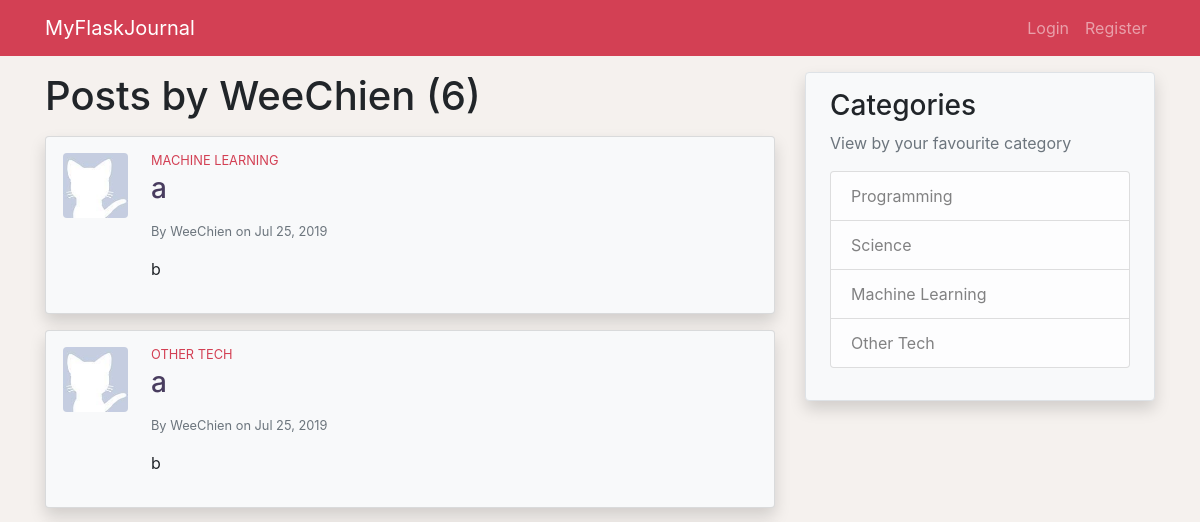
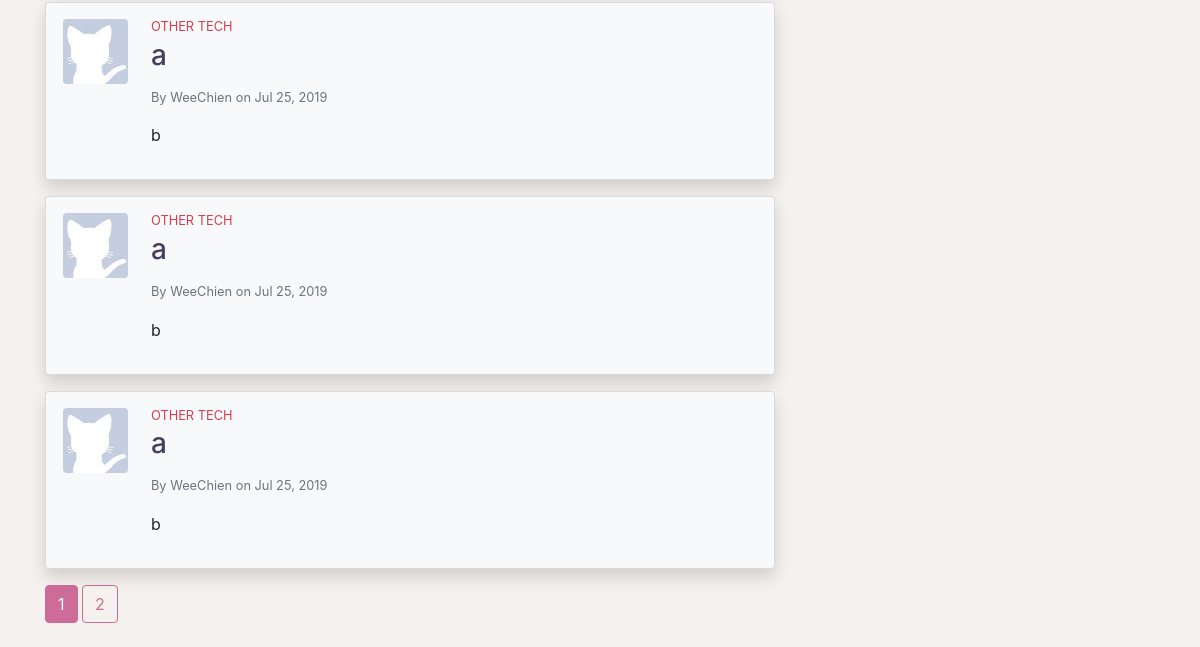
Before: /user/WeeChien with the older database file (2 pictures, top to bottom).
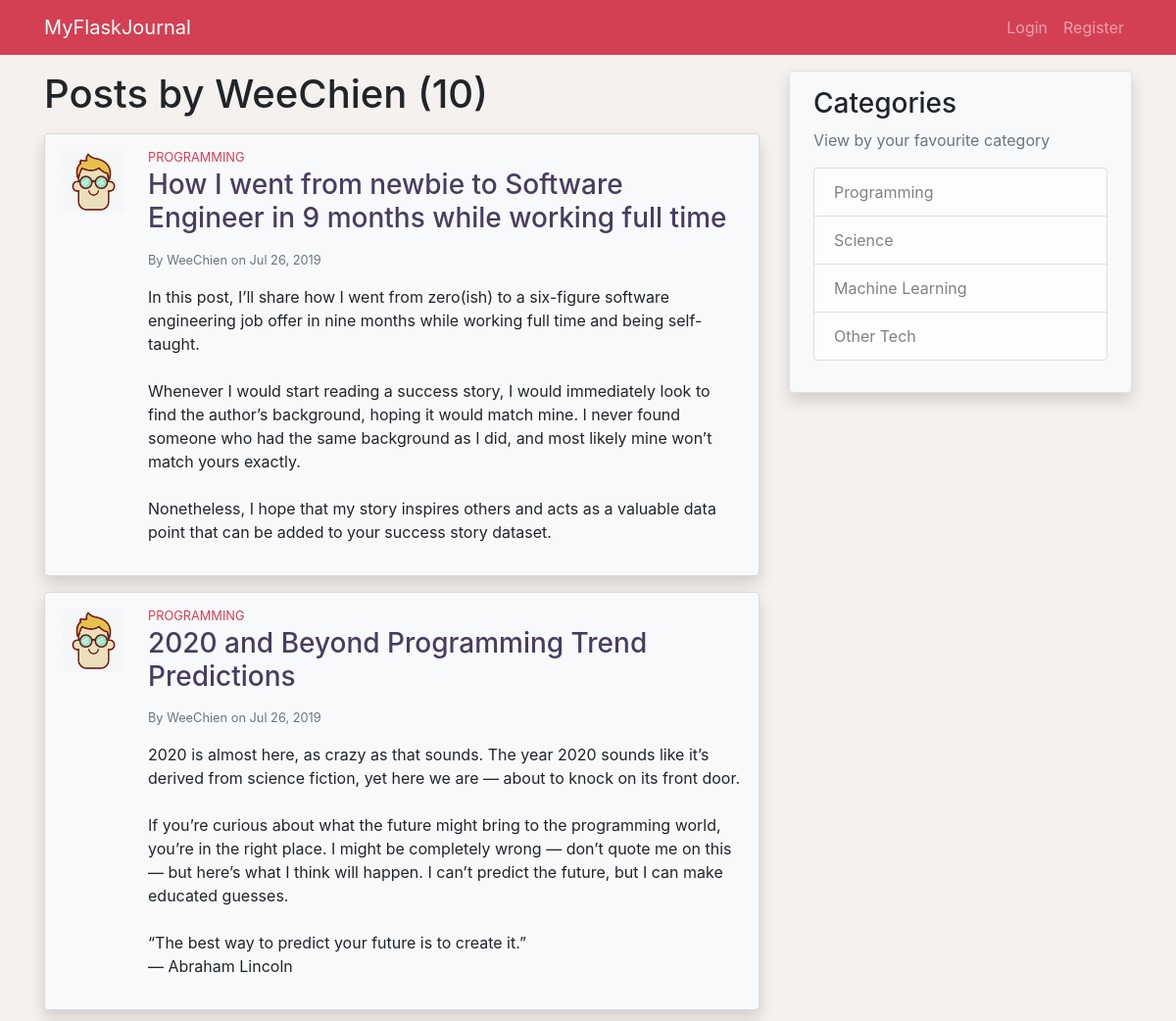
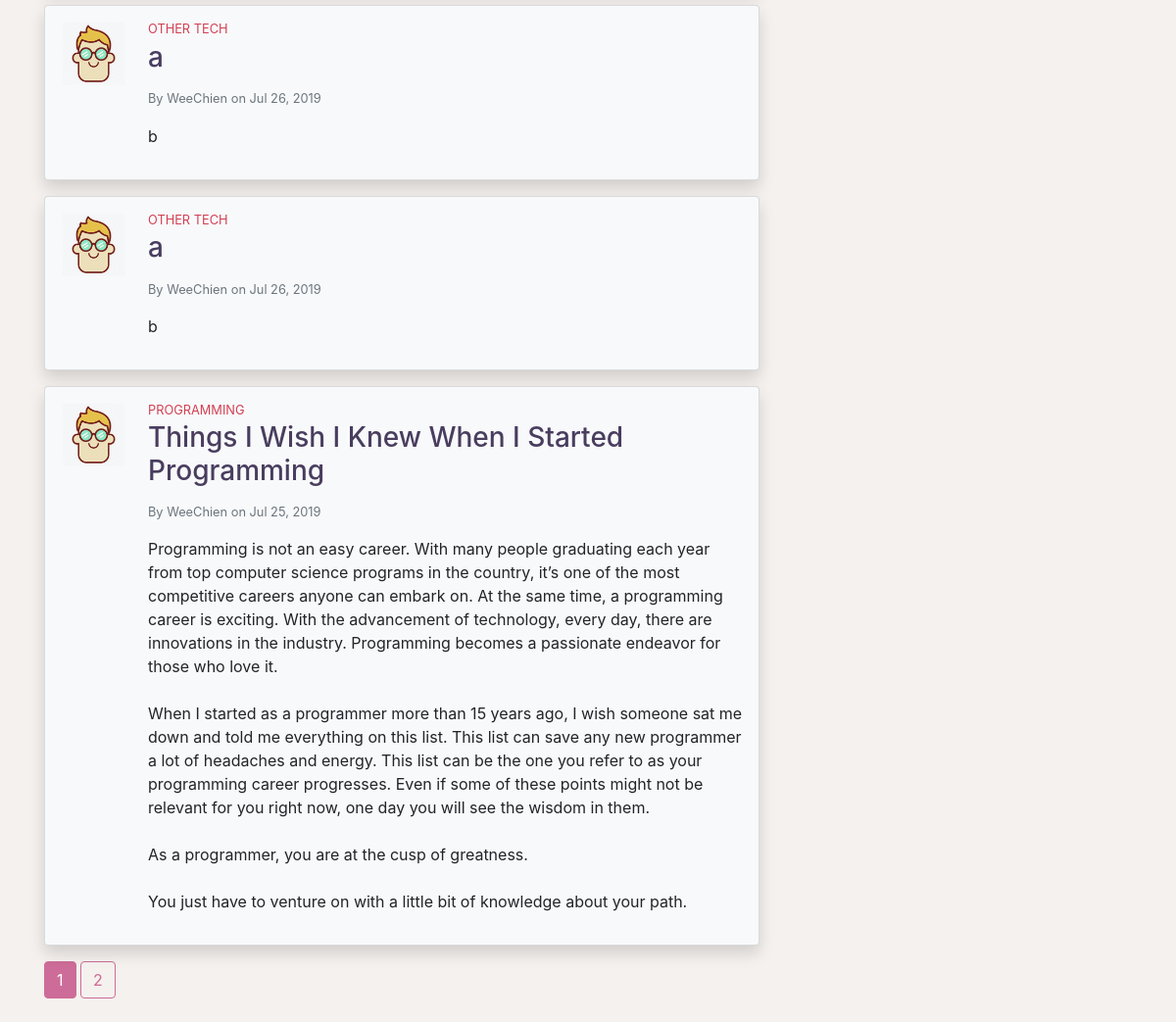
After: the same page with the newer database file (2 pictures, top to bottom).
### application/models.py (models this page shows, shortened)
class Post(db.Model):
    id = db.Column(db.Integer, primary_key=True)
    title = db.Column(db.String(100), nullable=False)
    date_posted = db.Column(db.DateTime, nullable=False,
                            default=datetime.utcnow)
    content = db.Column(db.Text, nullable=False)
    category = db.Column(db.String(100), nullable=False)
    user_id = db.Column(db.Integer, db.ForeignKey('user.id'), nullable=False)

class User(db.Model, UserMixin):
    id = db.Column(db.Integer, primary_key=True)
    username = db.Column(db.String(20), unique=True, nullable=False)
    email = db.Column(db.String(120), unique=True, nullable=False)
    image_file = db.Column(db.String(20), nullable=False,
                           default='default.jpg')
    password = db.Column(db.String(60), nullable=False)
    posts = db.relationship('Post', backref='author', lazy=True)

### application/users/routes.py (the view)
@users.route('/user/<string:username>')
def user_posts(username):
    page = request.args.get('page', 1, type=int)
    user = User.query.filter_by(username=username).first_or_404()
    posts = Post.query\
        .filter_by(author=user)\
        .order_by(Post.date_posted.desc())\
        .paginate(page=page, per_page=5)
    return render_template('users/user_posts.html', posts=posts, user=user)

### application/templates/users/user_posts.html (shortened to what this page needs)
{% extends 'layout.html' %}
{% block content %}
    <h1 class="mb-3">Posts by {{ user.username }} ({{ posts.total }})</h1>
    {% for post in posts.items %}
        <div class="card mb-3 p-3 shadow bg-light">
            <div class="row">
                <div class="ml-3 mb-3 pr-2">
                    <img src="{{ url_for('static', filename='profile_pics/' + post.author.image_file) }}" class="post-img rounded mx-md-auto d-block">
                </div>
                <div class="col">
                    <h6 class="post-category mb-1 small">
                    </h6>
                    <h3 class="post-title mb-3">
                        <a class="clean-a" href="{{ url_for('posts.post', post_id=post.id) }}">{{ post.title }}</a>
                    </h3>
                    <div class="text-muted small mb-3">
                        By <a class="clean-a" href="{{ url_for('users.user_posts', username=post.author.username) }}">{{ post.author.username }}</a>
                        on {{ post.date_posted.strftime('%b %d, %Y')}}
                    </div>
                    <p class="post-content">{{ post.content }}</p>
                </div>
            </div>
        </div>
    {% endfor %}
    {% for page_num in posts.iter_pages(left_edge=1, right_edge=1, left_current=1, right_current=2) %}
        {% if page_num %}
            {% if page_num == posts.page %}
                <a href="{{ url_for('users.user_posts', username=user.username, page=page_num) }}" class="btn btn-info mb-4">{{ page_num }}</a>
            {% else %}
                <a href="{{ url_for('users.user_posts', username=user.username, page=page_num) }}" class="btn btn-outline-info mb-4">{{ page_num }}</a>
            {% endif %}
        {% else %}
            ...
        {% endif %}
    {% endfor %}
{% endblock %}

Changed rows visible on the page:
no longer on this page (row edited): Post: image_file (placeholder picture), category "OTHER TECH", title "a", author.username "WeeChien", date_posted "Jul 25, 2019", content "b"
no longer on this page (row unchanged): Post: image_file (placeholder picture), category "OTHER TECH", title "a", author.username "WeeChien", date_posted "Jul 25, 2019", content "b"
no longer on this page (row edited): Post: image_file (placeholder picture), category "OTHER TECH", title "a", author.username "WeeChien", date_posted "Jul 25, 2019", content "b"
no longer on this page (row edited): Post: image_file (placeholder picture), category "OTHER TECH", title "a", author.username "WeeChien", date_posted "Jul 25, 2019", content "b"
added Post: image_file (picture), category "PROGRAMMING", title "How I went from newbie to Software Engineer in 9 months while working full time", author.username "WeeChien", date_posted "Jul 26, 2019", content "In this post, I’ll share how I went from zero(ish) to a six-figure software engineering job offer in nine months while working full time and being self-taught. Whenever I would start reading a success story, I would immediately look to find the author’s background, hoping it would match mine. I never found someone who had the same background as I did, and most likely mine won’t match yours exactly. Nonetheless, I hope that my story inspires others and acts as a valuable data point that can be added to your success story dataset."
added Post: image_file (picture), category "PROGRAMMING", title "2020 and Beyond Programming Trend Predictions", author.username "WeeChien", date_posted "Jul 26, 2019", content "2020 is almost here, as crazy as that sounds. The year 2020 sounds like it’s derived from science fiction, yet here we are — about to knock on its front door. If you’re curious about what the future might bring to the programming world, you’re in the right place. I might be completely wrong — don’t quote me on this— but here’s what I think will happen. I can’t predict the future, but I can make educated guesses. “The best way to predict your future is to create it.” ― Abraham Lincoln"
added Post: image_file (picture), category "OTHER TECH", title "a", author.username "WeeChien", date_posted "Jul 26, 2019", content "b"
added Post: image_file (picture), category "OTHER TECH", title "a", author.username "WeeChien", date_posted "Jul 26, 2019", content "b"
changed Post: image_file: picture added in place of a placeholder; category "MACHINE LEARNING" → "PROGRAMMING"; title "a" → "Things I Wish I Knew When I Started Programming"; content "b" → "Programming is not an easy career. With many people graduating each year from top computer science programs in the country, it’s one of the most competitive careers anyone can embark on. At the same time, a programming career is exciting. With the advancement of technology, every day, there are innovations in the industry. Programming becomes a passionate endeavor for those who love it. When I started as a programmer more than 15 years ago, I wish someone sat me down and told me everything on this list. This list can save any new programmer a lot of headaches and energy. This list can be the one you refer to as your programming career progresses. Even if some of these points might not be…"
Other visible differences:
{{ posts.total }}: "6" → "10"
